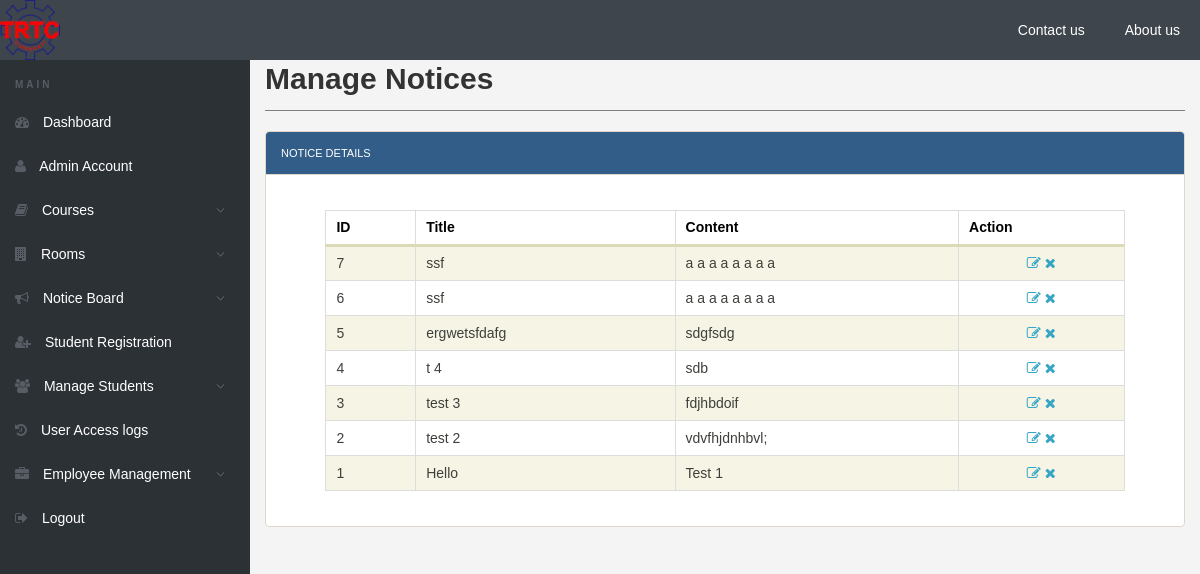
The app's page /hostel/admin/manage-notices.php (signed in) with its own data.
### tables this page shows
CREATE TABLE `notices` (
  `id` int(11) NOT NULL,
  `title` varchar(255) NOT NULL,
  `content` text NOT NULL,
  `created_at` timestamp NOT NULL DEFAULT current_timestamp()
);

### hostel/admin/manage-notices.php (the view, shortened to what this page needs)
<!doctype html>
<html lang="en" class="no-js">
<head>
    <link rel="stylesheet" href="css/font-awesome.min.css">
    <link rel="stylesheet" href="css/bootstrap.min.css">
    <link rel="stylesheet" href="css/dataTables.bootstrap.min.css">
    <link rel="stylesheet" href="css/bootstrap-social.css">
    <link rel="stylesheet" href="css/bootstrap-select.css">
    <link rel="stylesheet" href="css/fileinput.min.css">
    <link rel="stylesheet" href="css/awesome-bootstrap-checkbox.css">
    <link rel="stylesheet" href="css/style.css">
    <link rel="stylesheet" href="css/manage-notices.css">
</head>
<body>
	<?php include('includes/header.php');?>
	<div class="ts-main-content">
			<?php include('includes/sidebar.php');?>
		<div class="content-wrapper">
			<div class="container-fluid">
				<div class="row">
					<div class="col-md-12">
						<h2 class="page-title" style="margin-top:4%">Manage Notices</h2>
						<div class="panel panel-default">
							<div class="panel-heading" style="background:#325d88;color: white">Notice Details</div>
							<div class="panel-body">
								<table width="90%">
                                    <thead>
                                        <tr>
                                            <th>ID</th>
                                            <th>Title</th>
                                            <th>Content</th>
                                            <th>Action</th>
                                        </tr>
                                    </thead>
									<tbody>
                                        <?php
                                        $dbuser = "root";
                                        $dbpass = "";
                                        $host = "localhost";
                                        $db = "hostel";
                                        $mysqli = new mysqli($host, $dbuser, $dbpass, $db);
                                        $sql = "SELECT * FROM notices ORDER BY created_at DESC";
                                        $result = $mysqli->query($sql);
                                        if ($result->num_rows > 0) {
                                            while ($row = $result->fetch_assoc()) {
                                                echo "<tr>";
                                                echo "<td>" . $row['id'] . "</td>";
                                                echo "<td>" . $row['title'] . "</td>";
                                                echo "<td>" . $row['content'] . "</td>";
                                                echo "<td class=\"action\">
                                                        <a href='edit-notice.php?id=" . $row['id'] . "'><i class=\"fa fa-edit\"></i></a>
                                                        <a href='delete-notice.php?id=" . $row['id'] . "'><i class=\"fa fa-close\"></i></a>
                                                      </td>";
                                                echo "</tr>";
                                            }
                                        } else {
                                            echo "<tr><td colspan='4'>No notices found</td></tr>";
                                        }
                                        ?>
                                    </tbody>
								</table>
							</div>
						</div>
					</div>
				</div>
			</div>
		</div>
	</div>
</body>
</html>

### hostel/admin/css/style.css (style rules this page uses)
html { font-size: 14px; }
@media only screen and (min-width: 480px) { html { font-size: 17px; } }
@media only screen and (min-width: 768px) { html { font-size: 14px; } }
body { font-size: 1em; }
a { color: #37a6c4; }
.panel { overflow: hidden; }
.page-title { padding-bottom: 15px; margin-bottom: 20px; border-bottom: 1px solid #f0f0f0; }
.ts-main-content .content-wrapper { padding-top: 15px; margin-top: 10px; }
@media only screen and (min-width: 992px) { .ts-main-content .content-wrapper { margin-left: 250px; } }
body { font-family: Arial, sans-serif; background-color: #f4f4f4; margin: 0; padding: 0; }
h2 { color: #333; margin-bottom: 20px; font-size: 24px; }
.content-wrapper { margin-top: 50px; }
.page-title { margin-bottom: 20px; font-size: 28px; color: #333; }

### hostel/admin/css/manage-notices.css (style rules this page uses)
table { width: 90%; border-collapse: collapse; margin: 20px 0px; margin-left: 5%; font-size: 18px; text-align: left; }
th, td { padding: 5px 10px; border: 1px solid #ddd; word-wrap: break-word; max-width: 200px; height: 35px; overflow: hidden; text-overflow: ellipsis; white-space: nowrap; font-size: 14px; }
thead { background-color: #f2f2f2; }
th { background-color: #ffffff; color: rgb(0, 0, 0); border-bottom: 3px solid #dddab8; }
tbody tr:nth-child(odd) { background-color: #ece9c674; }
.action { text-align: center; }
body { font-family: Arial, sans-serif; }
.page-title { font-size: 30px; font-weight: bold; margin-bottom: 20px; border-bottom: 1px solid grey; margin-top: 30px; }

### records on screen
notices: id "7", title "ssf", content "a a a a a a a a"
notices: id "6", title "ssf", content "a a a a a a a a"
notices: id "5", title "ergwetsfdafg", content "sdgfsdg"
notices: id "4", title "t 4", content "sdb"
notices: id "3", title "test 3", content "fdjhbdoif"
notices: id "2", title "test 2", content "vdvfhjdnhbvl;"
notices: id "1", title "Hello", content "Test 1"
